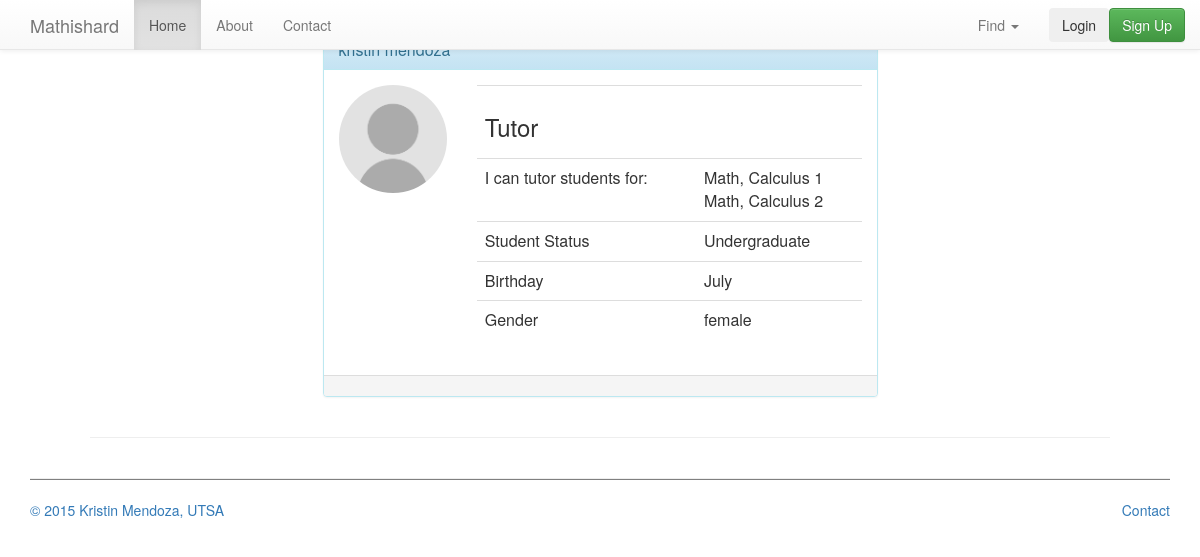
/WebContent/userlist/show/1, run on the app's committed database.
### tables this page shows
CREATE TABLE Users (
  userId             int(11) NOT NULL AUTO_INCREMENT,
  userName           varchar (255) UNIQUE NOT NULL,
  firstName           varchar(255),
  lastName           varchar(255),
  email           varchar(255),
  bday           varchar(255),
  gender           varchar(255),
  tele 	 			int(11) NOT NULL,
  status			varchar(255),
  userRole			varchar(255),
  skill_level			varchar(255),
  errColor			varchar(255),
  linkPage			varchar(255),
  userDateCreated TIMESTAMP DEFAULT CURRENT_TIMESTAMP,
  passwordHash	varchar(255),
    PRIMARY KEY (userId)
);

CREATE TABLE Courses (
  courseId         int(11) NOT NULL AUTO_INCREMENT,
  subject 		varchar (255) NOT NULL,
  courseName 		varchar (255) NOT NULL,
  courseProf 		varchar (255) NOT NULL,
  PRIMARY KEY(courseId)
);

### WebContent/includer.php (called while the page is built, shortened)
<?php
function myClassLoader($className) {
	$paths = explode (PATH_SEPARATOR, get_include_path ());
	foreach ($paths as $path) {
		 $file = $path . DIRECTORY_SEPARATOR . $className . '.class.php';
		  if (file_exists($file)) {
             break;
		  }
	}
}
?>

### WebContent/models/UsersDB.class.php (called while the page is built, shortened)
<?php
class UsersDB {
public static function getUserRowSetsBy($type = null, $value = null) {
		$userRowSets = array();
		try {
			$db = Database::getDB ();
			$query = "SELECT * FROM Users";
			if (!is_null($type)) {
			    $query = $query. " WHERE ($type = :$type)";
			    $statement = $db->prepare($query);
			    $statement->bindParam(":$type", $value);
			} else
				$statement = $db->prepare($query);
			$statement->execute ();
			$userRowSets = $statement->fetchAll(PDO::FETCH_ASSOC);
		} catch (Exception $e) {
			echo "<p>Error getting user rows by $type: " . $e->getMessage () . "</p>";
		}
		return $userRowSets;
	}
}
?>

### WebContent/models/UsersListDB.class.php (called while the page is built, shortened)
<?php
class UsersListDB {
	public static function fetchUser($type, $value){
		$userRows = UsersDB::getUserRowSetsBy($type, $value);
		return $userRows;
	}
	public static function fetchUserType($type){
		$userRowSets = array();
		try {
				$userId = $_SESSION['userListId'];
			$query = "SELECT $type FROM Users WHERE (userId = $userId)";
			$db = Database::getDB ();
			$statement = $db->prepare($query);
			$statement->bindParam(":$type", $type);
			$statement->execute ();
			$userRowSets = $statement->fetchAll(PDO::FETCH_ASSOC);
		} catch ( PDOException $e ) {
			echo "<p>Error getting user rows by $type: " . $e->getMessage () . "</p>";
		}
		if (!is_null($userRowSets) && !empty($userRowSets)){
			$userRet = $userRowSets[0];
			$ret = $userRet[$type];
		}
		else {
			$ret = "";
		}
		return $ret;
	}
}
?>

### WebContent/models/UserList.class.php (called while the page is built, shortened)
<?php
class UserList {
	public function getBday(){
		$ret = UsersListDB::fetchUserType('bday');
		return $ret;
	}
	public function getGender(){
		$ret = UsersListDB::fetchUserType('gender');
		return $ret;
	}
	public function getStatus(){
		$ret = UsersListDB::fetchUserType('status');
		return $ret;
	}
	public function getUserRole(){
		$ret = UsersListDB::fetchUserType('userRole');
		return $ret;
	}
}
?>

### WebContent/models/CoursesDB.class.php (called while the page is built, shortened)
<?php
class CoursesDB {
	public static function getTutorCourses($idval){
		$tutorCoursesRowSets = array();
		$typeAlias = array("TutorCourses.tutorId" => "tutorId");
		$type = 'tutorId';
		try {
			$db = Database::getDB ();
			$query='SELECT Courses.courseName, Courses.subject, Courses.courseProf
					FROM Courses
					LEFT JOIN TutorCourses
					ON Courses.courseId=TutorCourses.courseId';
			if (!is_null($type)) {
				$typeValue = (isset($typeAlias[$type]))?$typeAlias[$type]:$type;
				$query = $query. " WHERE ($typeValue = :$type)";
				$statement = $db->prepare($query);
				$statement->bindParam(":$type", $idval);
			} else
				$statement = $db->prepare($query);
			$statement->execute ();
			$tutorCoursesRowSets = $statement->fetchAll(PDO::FETCH_ASSOC);
		} catch (Exception $e) {
		}
		return $tutorCoursesRowSets;
	}
}
?>

### WebContent/models/TutorsListDB.class.php (called while the page is built, shortened)
<?php
class TutorsListDB {
	public static function getTutorIdFromUserId($idVal){
		$type = 'userId';
		$typeValue = 'Tutors.userId';
		$tutorIdRowSets = array();
		try{
			$db = Database::getDB ();
			$query = 'SELECT Tutors.tutorId
						FROM Tutors
						LEFT JOIN Users
						ON Users.userId=Tutors.userId
						 ';
			if (!is_null($type)) {
				$query = $query. " WHERE ($typeValue = :$type)";
				$statement = $db->prepare($query);
				$statement->bindParam(":$type", $idVal);
			} else
				$statement = $db->prepare($query);
			$statement->execute ();
			$tutorIdRowSets = $statement->fetchAll(PDO::FETCH_ASSOC);
		}catch( PDOException $e){
			echo "<p>Error getting user rows by $type: " . $e->getMessage () . "</p>";
		}
		if(!empty($tutorIdRowSets)){
			$tutor = $tutorIdRowSets[0];
			return $tutor['tutorId'];
		}else{
			return null ;
		}
	}
}
?>

### WebContent/views/UserListView.class.php (the view, shortened to what this page needs)
<?php
class UserListView {
	public static function show($type=null) {
		MasterView::showHeader();
		MasterView::showNavbar();
		if(!is_null($type)&& $type=="tutors"){
			UserListView::showTutors();
		}else{
			UserListView::showTest();
		}
        MasterView::showPageEnd();
        MasterView::showFooter();
	}
	public static function showTest(){
		$base =(array_key_exists('base', $_SESSION))? $_SESSION['base']: "mk_project";
		$user = (array_key_exists('userList', $_SESSION))?unserialize($_SESSION['userList']):null;
		$userListId= (array_key_exists('userListId', $_SESSION))?$_SESSION['userListId']:null;
		echo'<div class="container">
      <div class="row">
      <div class="col-md-5  toppad  pull-right col-md-offset-3 ">
       <!--    <A href="edit.html" >Edit Profile</A>
        <a href="/'.$base.'/edituser" >Edit Profile</A>-->
       <br>
<p class=" text-info"> </p>
      </div>
        <div class="col-xs-12 col-sm-12 col-md-6 col-lg-6 col-xs-offset-0 col-sm-offset-0 col-md-offset-3 col-lg-offset-3 toppad" >
          <div class="panel panel-info">
            <div class="panel-heading">
              <h1 class="panel-title">';
		echo'</h1>
            </div>
            <div class="panel-body">
              <div class="row">
                <div class="col-md-3 col-lg-3 " align="center"> <img alt="User Pic" src="..\..\uploads\user.png" class="img-circle img-responsive"> </div>
                <div class=" col-md-9 col-lg-9 ">
                  <table class="table table-user-information">
                    <tbody>
                      <tr>
                        <td><h3>';
		if (!is_null($user)) {
			echo $user->getUserRole();
		}
		echo'</h3></td>
                        <td>';
		echo'</td>
                      </tr>
                      <tr><td>';
		if(!is_null($user) && $user->getUserRole()=="Tutor"){
			echo 'I can tutor students for:';
		}
		echo'
                        </td><td>
                        ';
		if(!is_null($user) && $user->getUserRole()=="Tutor"){
			$tutorId = TutorsListDB::getTutorIdFromUserId($userListId);
			$courseArray= CoursesDB::getTutorCourses($tutorId);
			if(empty($courseArray)){
				echo 'Sorry, no courses specified yet';
			}
			else{
				foreach($courseArray as $course) {
					echo $course['subject'].', '.$course['courseName'];
					echo '<br>';
				}
			}
		}
		echo'
                      </td></tr>';
		echo' <tr>
                      <td>Student Status</td>
                      <td>';
		if (!is_null($user)) {
			echo $user->getStatus();
		}
		echo'</td>
                                              </tr>';
		echo'
                      <tr>
                        <td>Birthday</td>
                        <td>';
		if (!is_null($user)) {echo $user->getBday();}
		echo'</td>
                      </tr>
                         <tr>
                             <tr>
                        <td>Gender</td>
                        <td>';
		if (!is_null($user)) {echo $user->getGender();}
		echo'</td>
                      </tr>';
                      echo'
                    </tbody>
                  </table>';
		echo'   </div>
              </div>
            </div>
                 <div class="panel-footer">';
		echo'   <span class="pull-right"> ';
		echo'
                      <!--  <a href="/'.$base.'/edituser" data-original-title="Edit Profile" data-toggle="tooltip" type="button" class="btn btn-sm btn-warning"><i class="glyphicon glyphicon-edit"></i></a>
                            <a data-original-title="Remove this user" data-toggle="tooltip" type="button" class="btn btn-sm btn-danger"><i class="glyphicon glyphicon-remove"></i></a>-->
                        </span>
                    </div>
          </div>
        </div>
      </div>
    </div>';
	}
}
?>

### WebContent/index.php (shortened to what this page needs)
<?php
	include("includer.php");
	$url = parse_url($_SERVER["REQUEST_URI"], PHP_URL_PATH);
	list($fill, $base, $control, $action, $arguments) =
	     explode('/', $url, 5) + array("", "", "", "", null);
	switch ($control) {
		case "userlist";
			UserListController::run();
			break;
	};
?>

### WebContent/controllers/UserListController.class.php (shortened to what this page needs)
<?php
class UserListController {
	public static function run() {
		$action = (array_key_exists('action', $_SESSION))?$_SESSION['action']:"";
		$arguments =  (array_key_exists('arguments', $_SESSION))?$_SESSION['arguments']:"";
		switch ($action) {
			case "show":
				$usersarray = UsersListDB::fetchUser('userId', $arguments);
				if(is_null($usersarray)||empty($usersarray) ){
					HomeView::show();
				}else{
					UserListView::show();
				}
				break;
		}
		}
	}
?>

### WebContent/views/MasterView.class.php (shortened to what this page needs)
<?php
class MasterView {
	public static function showHeader() {
		echo '<!DOCTYPE html lang="en"><html><head>';
		MasterView::printStyleSheets();
		MasterView::printCssSheets();
		echo "</head><body class>";
	}
	public static function printStyleSheets(){
		$base = (array_key_exists('base', $_SESSION))? $_SESSION['base']: "mk_project";
    	  echo '<link rel="stylesheet" href="https://maxcdn.bootstrapcdn.com/bootstrap/3.3.5/css/bootstrap.min.css">';
          echo '<link rel="stylesheet" href="https://maxcdn.bootstrapcdn.com/bootstrap/3.3.5/css/bootstrap-theme.min.css">';
          echo '<link rel="stylesheet" href="https://ajax.googleapis.com/ajax/libs/jqueryui/1.11.4/themes/smoothness/jquery-ui.css">';
          echo '<link rel="stylesheet" href="/'.$base.'/css/jquery-ui-timepicker-addon.css">';
      		echo '<link href="/'.$base.'/css/navbar-static-top.css" rel="stylesheet">';
     }
	public static function printCssSheets(){
		$base = (array_key_exists('base', $_SESSION))? $_SESSION['base']: "mk_project";
		$styles = (array_key_exists('styles', $_SESSION))? $_SESSION['styles']: array();
		foreach ($styles as $style )
			echo '<link href="/'.$base.'/css/'.$style. '" rel="stylesheet">';
	}
    public static function showNavBar() {
    	$base =(array_key_exists('base', $_SESSION))? $_SESSION['base']: "";
    	$user = (array_key_exists('user', $_SESSION))?unserialize($_SESSION['user']):null;
	echo '<nav class = "navbar fixed-nav-bar navbar-default navbar-static-top">
	<div class = "container">
					<div class = "navbar-header">
						<button type = "button" class = "navbar-toggle collapsed" data-toggle="collapse" data-target=
						"#navbar" aria-expanded="false" aria-controls="navbar">
							<span class = "sr-only">Toggle navigation</span>
							<span class="icon-bar"></span>
							<span class="icon-bar"></span>
							<span class="icon-bar"></span>
						</button>
						<a class="navbar-brand" href="/'.$base.'/home">Mathishard</a>
						</div>
						<div id="navbar" class="navbar-collapse collapse"
						aria-expanded="false" style="height: 1px;">
						<ul class ="nav navbar-nav">
							<li class="active">
								<a href="/'.$base.'/home">Home</a>
							</li>
							<li>
								<a href="#about">About</a>
							</li>
							<li>
								<a href="#contact">Contact</a>
							</li>
			</ul>';
			echo'<ul class="nav navbar-nav navbar-right">
					';
			echo'<li class="dropdown">
				<a href="#" class="dropdown-toggle" data-toggle
				="dropdown" role="button" aria-haspopup="true"
				aria-expanded="false">
				Find
				<span class="caret"></span>
				</a><ul class="dropdown-menu">';
			echo'
				</li>';
			echo'
				</ul>
				</li>';
					if(!is_null($user)){
						echo '<form class="navbar-form navbar-right"
    			    method="post" action="/'.$base.'/logout">';
						echo '</form>';
					}else{
					echo '<form class="navbar-form navbar-right"
	    			    method="get" action="/'.$base.'/login">';
						echo '<button type="submit" class="btn btn-primary-minimal">Login</button>';
						echo '<a class="btn btn-success" href="/'.$base.'/register/form1" role = "button">Sign Up</a></p>';
						echo '</form>';
					}
							echo'
							</div>
							</div>
					</nav>
				';
  	}
    public static function showFooter() {
    	$footer = (array_key_exists('footertitle', $_SESSION))?
    	$_SESSION['footertitle']: "";
    	if (!is_null($footer))
	echo'	<hr style="width:85%; color: black; height: .5px;background-color:grey;" align="center" >
			<div class="container">
			<hr style="width:100%; color: white; height: .5px;background-color:grey;" align="center" >
			<div class ="site-footer" role="contentinfo" >
					<a class="site-footer-links  ">
							&copy; 2015  Kristin Mendoza, UTSA
					</a>
					<p class="pull-right">
							<a href="mailto:someone@example.com" data-go-click="Gooter, go to contact, text:
							contact">Contact</a></p>';
					echo'
			</div>
		</div>';
    }
    public static function showPageEnd(){
    	echo'</body></html>';
    }
  }
  ?>

### WebContent/css/navbar-static-top.css (style rules this page uses)
.fixed-nav-bar { position: fixed; top: 0; left: 0; z-index: 9999; width: 100%; height: 50px; background-color: #00a087; }
.navbar-static-top { border-width: 0 0 1px; z-index: 1000; }

### data on the page
users: userRole "Tutor", status "Undergraduate", bday "July", gender "female"
courses: subject "Math", courseName "Calculus 1"
courses: subject "Math", courseName "Calculus 2"
